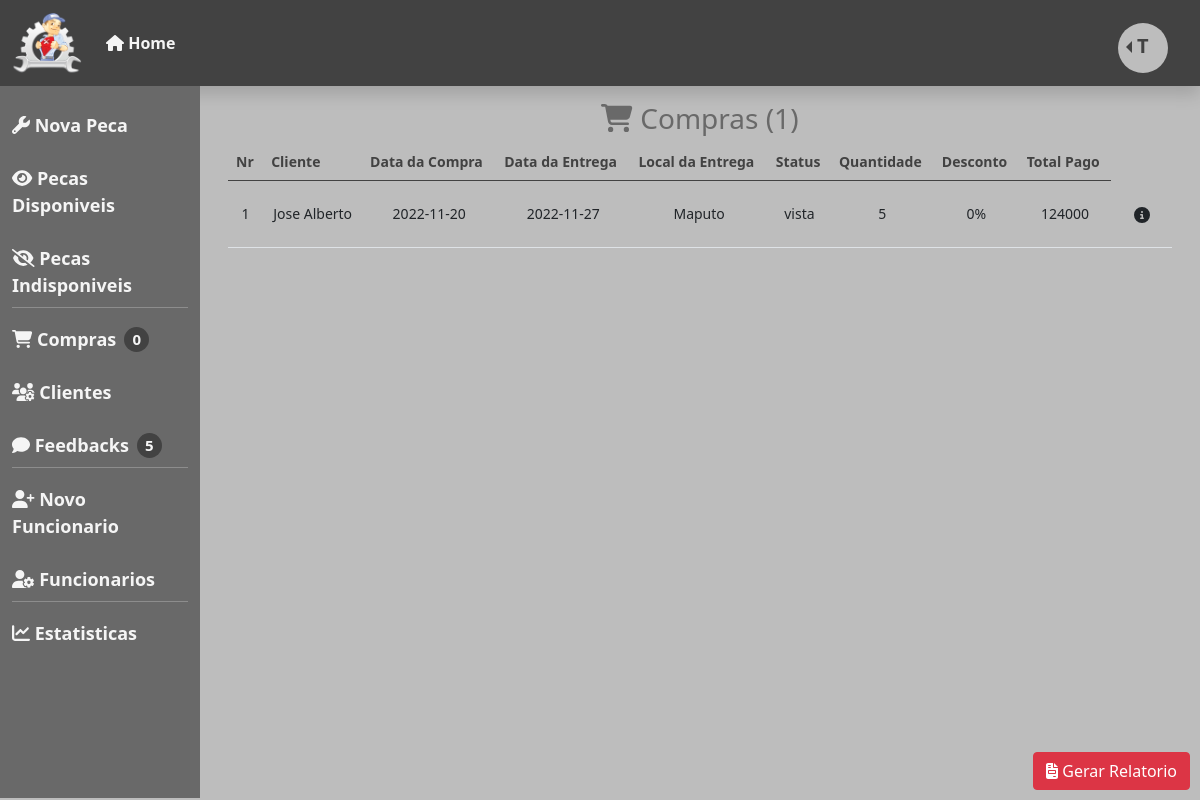
/gestao/views/Compras.php (signed in), run on the app's committed database.
### tables this page shows
CREATE TABLE `compra` (
  `id` int(11) NOT NULL,
  `data_compra` date NOT NULL,
  `data_entrega` date NOT NULL,
  `local_entrega` varchar(512) NOT NULL,
  `quantidade_total` int(11) NOT NULL,
  `estado` varchar(100) NOT NULL,
  `desconto` int(11) NOT NULL,
  `total_pago` int(11) NOT NULL,
  `id_cliente` int(11) NOT NULL,
  `id_metodo` int(11) NOT NULL
);

CREATE TABLE `cliente` (
  `id` int(11) NOT NULL,
  `nome` varchar(100) NOT NULL,
  `apelido` varchar(100) NOT NULL,
  `email` varchar(512) NOT NULL,
  `contactos` varchar(100) NOT NULL,
  `morada` text NOT NULL,
  `nr_bi` varchar(50) NOT NULL
);

### gestao/controllers/VerComprasController.php (called while the page is built, shortened)
<?php
include_once '../models/Compra.php';
class VerComprasController
{
    public function compras()
    {
        $this->compra = new Compra();
        $this->dados = $this->compra->selectAll();
        return $this->dados;
    }
    public function totalCompras()
    {
        $this->compra = new Compra();
        $this->dados = $this->compra->count();
        return $this->dados;
    }
}
$verCompras = new VerComprasController();
$compras = $verCompras->compras();
$totalCompras = $verCompras->totalCompras();

### gestao/models/Compra.php (called while the page is built, shortened)
<?php
include_once '../../config/db.php';
class Compra
{
    public $conexao;
    function __construct()
    {
        $this->dbConnection = new dbConnection();
        $this->conexao = $this->dbConnection->connect();
        return $this->conexao;
    }
    public function selectAll()
    {
        $this->sql = $this->conexao->query("SELECT compra.id AS compraID, nome, apelido, data_entrega, data_compra, local_entrega, quantidade_total, estado, desconto, total_pago FROM compra JOIN cliente WHERE compra.id_cliente = cliente.id");
        $this->sql->execute();
        $this->dados = $this->sql->fetchAll(PDO::FETCH_OBJ);
        return $this->dados;
    }
    public function count()
    {
        $this->sql = $this->conexao->query("SELECT * FROM compra");
        $this->sql->execute();
        $this->conta = $this->sql->rowCount();
        return $this->conta;
    }
}

### config/db.php (called while the page is built, shortened)
<?php
class dbConnection
{
     public $user = "root";
     public $password = "";
     public $db_name = "pecas_automoveis";
     public $host = "localhost";
     function connect()
     {
          try {
               $this->con = new PDO("mysql:host=$this->host;dbname=$this->db_name", $this->user, $this->password);
               return $this->con;
          } catch (PDOException $e) {
               return $e->getMessage();
          }
     }
}

### gestao/views/Compras.php (the view, shortened to what this page needs)
<?php include_once './head.php'; ?>
<?php
include_once '../controllers/VerComprasController.php';
?>
<div class="container conteudo col-sm-10 p-3">
    <h3 class="text-center"><i class="fa-solid fa-cart-shopping"></i> Compras (<?php echo $totalCompras; ?>)</h3>
    <div class="container mt-2">
        <table class="table">
            <thead>
                <th>Nr</th>
                <th>Cliente</th>
                <th>Data da Compra</th>
                <th>Data da Entrega</th>
                <th>Local da Entrega</th>
                <th>Status</th>
                <th>Quantidade</th>
                <th>Desconto</th>
                <th>Total Pago</th>
            </thead>
            <tbody>
                <?php
                $count = 1;
                foreach ($compras as $key => $value) {
                ?>
                    <tr>
                        <td><?php echo $count; ?></td>
                        <td><?php echo $value->nome . " " . $value->apelido ?></td>
                        <td><?php echo $value->data_compra ?></td>
                        <td><?php echo $value->data_entrega ?></td>
                        <td><?php echo $value->local_entrega ?></td>
                        <td><?php echo $value->estado ?></td>
                        <td><?php echo $value->quantidade_total ?></td>
                        <td><?php echo $value->desconto . "%" ?></td>
                        <td><?php echo $value->total_pago ?></td>
                        <td><a href="./DetalhesCompra.php?id=<?php echo $value->compraID ?>" class="btn"><i class="fa-solid fa-circle-info"></i></a></td>
                    </tr>
                <?php $count++;
                } ?>
            </tbody>
        </table>
    </div>
    <div class="relatorio">
        <a href="" class="btn btn-danger"><i class="fa-solid fa-file-invoice"></i> Gerar Relatorio</a>
    </div>
</div>
</div>
<?php include_once './foot.php'; ?>

### assets/css/gestaoHome.css (style rules this page uses)
body { background-color: #bdbdbd; overflow: hidden; }
.conteudo h3 { color: #696969; }
.conteudo { overflow: auto; height: 89vh; }
th { color: #424242; }
td { text-align: center; line-height: 50px; }
.relatorio { position: absolute; bottom: 10px; right: 10px; }
.table { font-size: 14px; }

### data on the page
compra: id_cliente.nome "Jose", id_cliente.apelido "Alberto", data_compra "2022-11-20", data_entrega "2022-11-27", local_entrega "Maputo", estado "vista", quantidade_total "5", desconto "0", total_pago "124000"

### other printed values
$head->getUserLetra() "T"
$head->totalComprasPendentes() "0"
$totalCompras "1"
